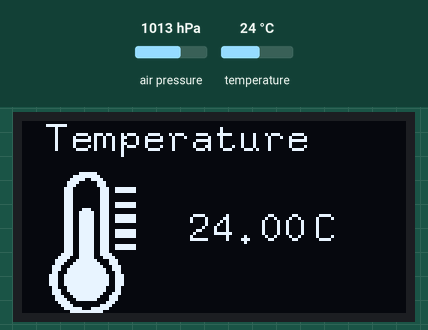
Simulated run of this sketch. Board: Arduino Uno, built with avr-gcc and run on an emulated ATmega328P. Parts: 128×64 one-colour display. Inputs (shaded band) come from the test bench; at power-on: air pressure 1013 hPa, temperature 24 °C. What the sketch prints to the serial monitor is not drawn.

Above: at 3.8 s.
3.9 s: air pressure set to 952 hPa
At 6.2 s:
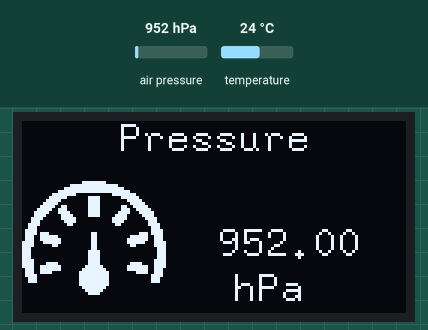
16.1 s: air pressure set to 1000 hPa
At 22.3 s:
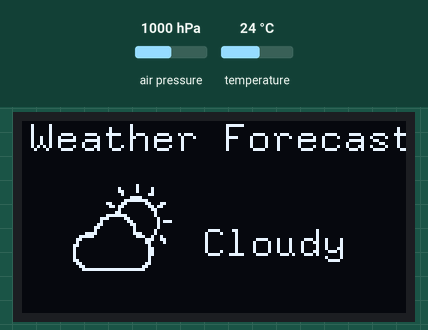
25.6 s: air pressure set to 1025 hPa
At 29.4 s:
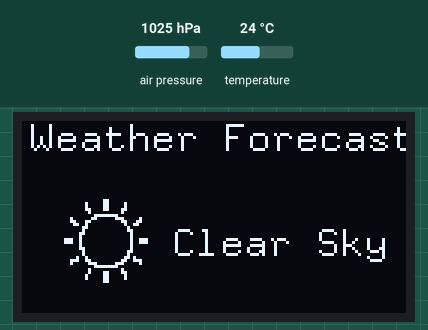
37.5 s: air pressure set to 995 hPa
At 44.0 s:
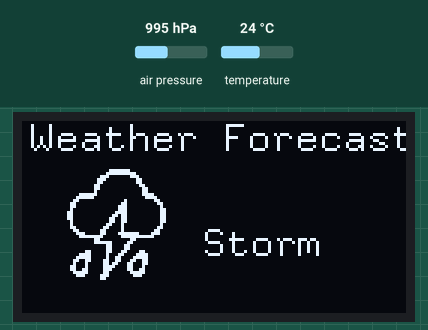
47.0 s: air pressure set to 997 hPa
At 50.7 s:
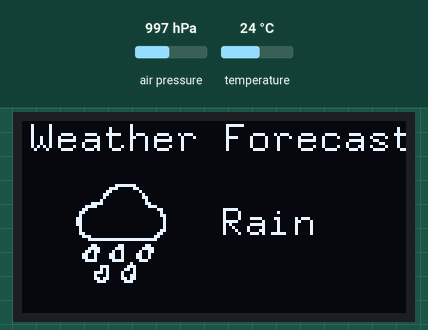
58.8 s: temperature set to 12 °C
At 60.9 s:
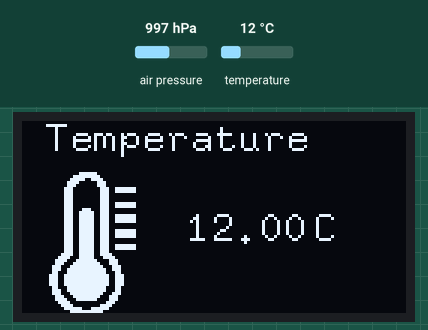
Timing chart, 0 to 62.4 s (numbered marks = the images above; inputs shaded):
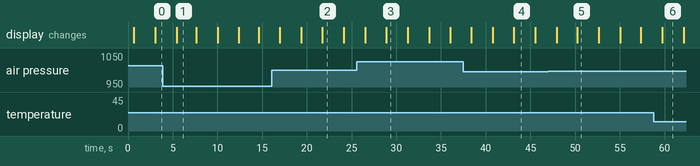

The sketch:

Arduino_weather_station.ino
```cpp
#include <Wire.h>
#include <SPI.h>
#include <Adafruit_Sensor.h>
#include <Adafruit_BMP280.h>
#define BMP_SCK 13
#define BMP_MISO 12
#define BMP_MOSI 11
#define BMP_CS 10

Adafruit_BMP280 bmp;

#include "U8glib.h"

U8GLIB_SSD1306_128X64 u8g(U8G_I2C_OPT_NONE|U8G_I2C_OPT_DEV_0); // I2C / TWI

float pressure;
float temp;
const uint8_t storm[] PROGMEM= {

0x00, 0x00, 0x00, 0x00, 0x00, 0x00, 0x00, 0x00, 0x00, 0xFE, 0x00, 0x00, 0x00, 0x00, 0x01, 0xFF,
0x80, 0x00, 0x00, 0x00, 0x07, 0x01, 0xC0, 0x00, 0x00, 0x00, 0x0E, 0x00, 0x60, 0x00, 0x00, 0x00,
0x0C, 0x00, 0x60, 0x00, 0x00, 0x00, 0x18, 0x00, 0x30, 0x00, 0x00, 0x00, 0x18, 0x00, 0x18, 0x00,
0x00, 0x00, 0x10, 0x00, 0x18, 0x00, 0x00, 0x03, 0xF0, 0x00, 0x1E, 0x00, 0x00, 0x07, 0xE0, 0x00,
0x0F, 0x00, 0x00, 0x0C, 0x00, 0x04, 0x01, 0x80, 0x00, 0x18, 0x00, 0x0C, 0x00, 0xC0, 0x00, 0x18,
0x00, 0x1C, 0x00, 0x40, 0x00, 0x10, 0x00, 0x1C, 0x00, 0x60, 0x00, 0x30, 0x00, 0x3C, 0x00, 0x60,
0x00, 0x30, 0x00, 0x6C, 0x00, 0x60, 0x00, 0x30, 0x00, 0xCC, 0x00, 0x60, 0x00, 0x10, 0x00, 0xCC,
0x00, 0x60, 0x00, 0x10, 0x01, 0x88, 0x00, 0x40, 0x00, 0x18, 0x03, 0x08, 0x00, 0xC0, 0x00, 0x0C,
0x06, 0x08, 0x01, 0x80, 0x00, 0x07, 0x06, 0x1F, 0xC3, 0x80, 0x00, 0x03, 0xFC, 0x0F, 0xFE, 0x00,
0x00, 0x00, 0x18, 0x01, 0x80, 0x00, 0x00, 0x00, 0x1F, 0x83, 0x00, 0x00, 0x00, 0x00, 0x01, 0x86,
0x00, 0x00, 0x00, 0x00, 0x01, 0x86, 0x00, 0x00, 0x00, 0x00, 0xC1, 0x8C, 0x30, 0x00, 0x00, 0x03,
0xC1, 0x18, 0x78, 0x00, 0x00, 0x07, 0xC1, 0x30, 0xF8, 0x00, 0x00, 0x0C, 0xC3, 0x31, 0x98, 0x00,
0x00, 0x08, 0x83, 0x63, 0x18, 0x00, 0x00, 0x18, 0x83, 0xC3, 0x10, 0x00, 0x00, 0x19, 0x83, 0x83,
0x30, 0x00, 0x00, 0x0F, 0x83, 0x01, 0xF0, 0x00, 0x00, 0x07, 0x07, 0x00, 0xE0, 0x00, 0x00, 0x00,
0x06, 0x00, 0x00, 0x00, 0x00, 0x00, 0x00, 0x00, 0x00, 0x00, 0x00, 0x00, 0x00, 0x00, 0x00, 0x00,
0x00, 0x00, 0x00, 0x00, 0x00, 0x00, 0x00, 0x00, 0x00, 0x00, 0x00, 0x00, 0x00, 0x00, 0x00, 0x00,
0x00, 0x00, 0x00, 0x00, 0x00, 0x00, 0x00, 0x00, 0x00, 0x00, 0x00, 0x00, 0x00, 0x00, 0x00, 0x00,
0x00, 0x00, 0x00, 0x00, 0x00, 0x00, 0x00, 0x00, 0x00, 0x00, 0x00, 0x00, 0x00, 0x00, 0x00, 0x00

};

const uint8_t presure[] PROGMEM = {
0x00, 0x00, 0x00, 0x00, 0x00, 0x00, 0x00, 0x00, 0x00, 0x00, 0x00, 0x00, 0x00, 0x00, 0x00, 0x00,
0x00, 0x00, 0x00, 0x00, 0x00, 0x00, 0x00, 0x00, 0x00, 0x00, 0x00, 0x00, 0x00, 0x00, 0x00, 0x00,
0x0F, 0xF0, 0x00, 0x00, 0x00, 0x00, 0xFF, 0xFF, 0x00, 0x00, 0x00, 0x03, 0xFF, 0xFF, 0xC0, 0x00,
0x00, 0x0F, 0xFF, 0xFF, 0xF0, 0x00, 0x00, 0x3F, 0xC0, 0x03, 0xFC, 0x00, 0x00, 0x7E, 0x03, 0xC0,
0x7E, 0x00, 0x00, 0xF8, 0x03, 0xC0, 0x1F, 0x00, 0x01, 0xF0, 0x03, 0xC0, 0x0F, 0x80, 0x03, 0xE6,
0x03, 0xC0, 0x67, 0xC0, 0x07, 0xCE, 0x03, 0xC0, 0x73, 0xE0, 0x0F, 0x8F, 0x03, 0xC0, 0xF1, 0xF0,
0x0F, 0x07, 0x83, 0xC1, 0xE0, 0xF0, 0x1E, 0x07, 0xC0, 0x03, 0xE0, 0x78, 0x1C, 0x03, 0xC0, 0x03,
0xC0, 0x38, 0x3C, 0x01, 0x80, 0x01, 0x80, 0x3C, 0x38, 0x00, 0x00, 0x00, 0x00, 0x1C, 0x78, 0x00,
0x00, 0x00, 0x00, 0x1E, 0x7B, 0x80, 0x01, 0x80, 0x01, 0xDE, 0x73, 0xF0, 0x01, 0x80, 0x0F, 0xCE,
0x73, 0xF8, 0x01, 0x80, 0x1F, 0xCE, 0xF1, 0xF8, 0x01, 0x80, 0x1F, 0x8F, 0xF0, 0x30, 0x01, 0x80,
0x0C, 0x0F, 0xE0, 0x00, 0x01, 0x80, 0x00, 0x07, 0xE0, 0x00, 0x03, 0xC0, 0x00, 0x07, 0xE0, 0x00,
0x03, 0xC0, 0x00, 0x07, 0xE0, 0x00, 0x03, 0xC0, 0x00, 0x07, 0xF0, 0x00, 0x03, 0xC0, 0x00, 0x0F,
0xF0, 0xF0, 0x03, 0xC0, 0x0F, 0x0F, 0xF3, 0xF8, 0x07, 0xE0, 0x1F, 0xCF, 0x73, 0xF8, 0x0F, 0xF0,
0x1F, 0xCE, 0x73, 0xC0, 0x1F, 0xF8, 0x03, 0xCE, 0x78, 0x00, 0x1F, 0xF8, 0x00, 0x1E, 0x38, 0x00,
0x1F, 0xF8, 0x00, 0x1C, 0x38, 0x00, 0x1F, 0xF8, 0x00, 0x1C, 0x00, 0x00, 0x1F, 0xF8, 0x00, 0x00,
0x00, 0x00, 0x0F, 0xF0, 0x00, 0x00, 0x00, 0x00, 0x07, 0xE0, 0x00, 0x00, 0x00, 0x00, 0x03, 0xC0,
0x00, 0x00, 0x00, 0x00, 0x00, 0x00, 0x00, 0x00, 0x00, 0x00, 0x00, 0x00, 0x00, 0x00, 0x00, 0x00,
0x00, 0x00, 0x00, 0x00, 0x00, 0x00, 0x00, 0x00, 0x00, 0x00, 0x00, 0x00, 0x00, 0x00, 0x00, 0x00
};
const uint8_t rain[] PROGMEM = {

0x00, 0x00, 0x00, 0x00, 0x00, 0x00, 0x00, 0x00, 0x00, 0x00, 0x00, 0x00, 0x00, 0x00, 0x00, 0x00,
0x00, 0x00, 0x00, 0x00, 0x00, 0x00, 0x00, 0x00, 0x00, 0x00, 0x00, 0x00, 0x00, 0x00, 0x00, 0x00,
0x00, 0x00, 0x00, 0x00, 0x00, 0x00, 0x07, 0xF0, 0x00, 0x00, 0x00, 0x00, 0x1C, 0x18, 0x00, 0x00,
0x00, 0x00, 0x30, 0x04, 0x00, 0x00, 0x00, 0x00, 0x60, 0x02, 0x00, 0x00, 0x00, 0x00, 0x40, 0x03,
0x00, 0x00, 0x00, 0x00, 0x80, 0x01, 0x00, 0x00, 0x00, 0x07, 0x80, 0x01, 0x80, 0x00, 0x00, 0x1E,
0x00, 0x00, 0xE0, 0x00, 0x00, 0x30, 0x00, 0x00, 0x18, 0x00, 0x00, 0x60, 0x00, 0x00, 0x08, 0x00,
0x00, 0x40, 0x00, 0x00, 0x0C, 0x00, 0x00, 0xC0, 0x00, 0x00, 0x04, 0x00, 0x00, 0xC0, 0x00, 0x00,
0x04, 0x00, 0x00, 0xC0, 0x00, 0x00, 0x04, 0x00, 0x00, 0x40, 0x00, 0x00, 0x04, 0x00, 0x00, 0x40,
0x00, 0x00, 0x0C, 0x00, 0x00, 0x60, 0x00, 0x00, 0x18, 0x00, 0x00, 0x38, 0x00, 0x00, 0x30, 0x00,
0x00, 0x0F, 0xFF, 0xFF, 0xE0, 0x00, 0x00, 0x00, 0x00, 0x00, 0x00, 0x00, 0x00, 0x06, 0x03, 0x01,
0x80, 0x00, 0x00, 0x0F, 0x07, 0x03, 0xC0, 0x00, 0x00, 0x1B, 0x09, 0x04, 0xC0, 0x00, 0x00, 0x32,
0x19, 0x0C, 0x80, 0x00, 0x00, 0x32, 0x19, 0x0C, 0x80, 0x00, 0x00, 0x1E, 0x0F, 0x07, 0x00, 0x00,
0x00, 0x00, 0x00, 0x20, 0x00, 0x00, 0x00, 0x00, 0xE0, 0x70, 0x00, 0x00, 0x00, 0x00, 0xA0, 0xD0,
0x00, 0x00, 0x00, 0x03, 0xA1, 0x10, 0x00, 0x00, 0x00, 0x02, 0x21, 0x30, 0x00, 0x00, 0x00, 0x03,
0x61, 0xB0, 0x00, 0x00, 0x00, 0x01, 0xC0, 0xE0, 0x00, 0x00, 0x00, 0x00, 0x00, 0x00, 0x00, 0x00,
0x00, 0x00, 0x00, 0x00, 0x00, 0x00, 0x00, 0x00, 0x00, 0x00, 0x00, 0x00, 0x00, 0x00, 0x00, 0x00,
0x00, 0x00, 0x00, 0x00, 0x00, 0x00, 0x00, 0x00, 0x00, 0x00, 0x00, 0x00, 0x00, 0x00, 0x00, 0x00,
0x00, 0x00, 0x00, 0x00, 0x00, 0x00, 0x00, 0x00, 0x00, 0x00, 0x00, 0x00, 0x00, 0x00, 0x00, 0x00};

const uint8_t temperature[] PROGMEM = {

0x00, 0x00, 0x1F, 0x80, 0x00, 0x00, 0x00, 0x00, 0x7F, 0xC0, 0x00, 0x00, 0x00, 0x00, 0xF9, 0xE0,
0x00, 0x00, 0x00, 0x01, 0xE0, 0x70, 0x00, 0x00, 0x00, 0x01, 0xC0, 0x70, 0x00, 0x00, 0x00, 0x03,
0x80, 0x39, 0xFC, 0x00, 0x00, 0x03, 0x80, 0x39, 0xFC, 0x00, 0x00, 0x03, 0x80, 0x38, 0x00, 0x00,
0x00, 0x03, 0x80, 0x38, 0x00, 0x00, 0x00, 0x03, 0x80, 0x38, 0x00, 0x00, 0x00, 0x03, 0x80, 0x39,
0xFC, 0x00, 0x00, 0x03, 0x80, 0x39, 0xFC, 0x00, 0x00, 0x03, 0x8E, 0x38, 0x00, 0x00, 0x00, 0x03,
0x9F, 0x38, 0x00, 0x00, 0x00, 0x03, 0x9F, 0x39, 0xFC, 0x00, 0x00, 0x03, 0x9F, 0x39, 0xFC, 0x00,
0x00, 0x03, 0x9F, 0x39, 0xFC, 0x00, 0x00, 0x03, 0x9F, 0x38, 0x00, 0x00, 0x00, 0x03, 0x9F, 0x38,
0x00, 0x00, 0x00, 0x03, 0x9F, 0x39, 0xFC, 0x00, 0x00, 0x03, 0x9F, 0x39, 0xFC, 0x00, 0x00, 0x03,
0x9F, 0x39, 0xFC, 0x00, 0x00, 0x03, 0x9F, 0x38, 0x00, 0x00, 0x00, 0x03, 0x9F, 0x38, 0x00, 0x00,
0x00, 0x03, 0x9F, 0x39, 0xFC, 0x00, 0x00, 0x03, 0x9F, 0x39, 0xFC, 0x00, 0x00, 0x03, 0x9F, 0x38,
0x00, 0x00, 0x00, 0x07, 0x9F, 0x3C, 0x00, 0x00, 0x00, 0x0F, 0x1F, 0x1E, 0x00, 0x00, 0x00, 0x1E,
0x3F, 0x87, 0x00, 0x00, 0x00, 0x1C, 0x7F, 0xC7, 0x00, 0x00, 0x00, 0x38, 0xFF, 0xE3, 0x80, 0x00,
0x00, 0x39, 0xFF, 0xF3, 0x80, 0x00, 0x00, 0x31, 0xFF, 0xF1, 0x80, 0x00, 0x00, 0x73, 0xFF, 0xF9,
0xC0, 0x00, 0x00, 0x73, 0xFF, 0xF9, 0xC0, 0x00, 0x00, 0x73, 0xFF, 0xF9, 0xC0, 0x00, 0x00, 0x73,
0xFF, 0xF9, 0xC0, 0x00, 0x00, 0x31, 0xFF, 0xF1, 0x80, 0x00, 0x00, 0x39, 0xFF, 0xF1, 0x80, 0x00,
0x00, 0x38, 0xFF, 0xE3, 0x80, 0x00, 0x00, 0x1C, 0x7F, 0xC7, 0x00, 0x00, 0x00, 0x1E, 0x3F, 0x87,
0x00, 0x00, 0x00, 0x0F, 0x00, 0x0E, 0x00, 0x00, 0x00, 0x07, 0x80, 0x3C, 0x00, 0x00, 0x00, 0x03,
0xF1, 0xF8, 0x00, 0x00, 0x00, 0x00, 0xFF, 0xE0, 0x00, 0x00, 0x00, 0x00, 0x3F, 0x80, 0x00, 0x00

};

const uint8_t sunny[] PROGMEM = {
0x00, 0x00, 0x00, 0x00, 0x00, 0x00, 0x00, 0x00, 0x00, 0x00, 0x00, 0x00, 0x00, 0x00, 0x00, 0x00,
0x00, 0x00, 0x00, 0x00, 0x00, 0x00, 0x00, 0x00, 0x00, 0x00, 0x00, 0x00, 0x00, 0x00, 0x00, 0x00,
0x00, 0x00, 0x00, 0x00, 0x00, 0x00, 0x00, 0x00, 0x00, 0x00, 0x00, 0x00, 0x00, 0x00, 0x00, 0x00,
0x00, 0x00, 0x00, 0x00, 0x00, 0x00, 0x00, 0x00, 0x00, 0x00, 0x00, 0x00, 0x00, 0x00, 0x00, 0x00,
0x00, 0x00, 0x00, 0x00, 0x03, 0x00, 0x00, 0x00, 0x00, 0x00, 0x83, 0x04, 0x00, 0x00, 0x00, 0x00,
0x83, 0x04, 0x00, 0x00, 0x00, 0x00, 0xC3, 0x0C, 0x00, 0x00, 0x00, 0x00, 0x40, 0x08, 0x00, 0x00,
0x00, 0x00, 0x1F, 0xE0, 0x00, 0x00, 0x00, 0x10, 0x30, 0x38, 0x20, 0x00, 0x00, 0x18, 0xC0, 0x0C,
0x60, 0x00, 0x00, 0x0C, 0x80, 0x04, 0xC0, 0x00, 0x00, 0x01, 0x80, 0x02, 0x00, 0x00, 0x00, 0x01,
0x00, 0x03, 0x00, 0x00, 0x00, 0x03, 0x00, 0x01, 0x00, 0x00, 0x00, 0x02, 0x00, 0x01, 0x00, 0x00,
0x00, 0x72, 0x00, 0x01, 0x38, 0x00, 0x00, 0x72, 0x00, 0x01, 0x38, 0x00, 0x00, 0x02, 0x00, 0x01,
0x00, 0x00, 0x00, 0x03, 0x00, 0x01, 0x00, 0x00, 0x00, 0x01, 0x00, 0x03, 0x00, 0x00, 0x00, 0x01,
0x00, 0x02, 0x00, 0x00, 0x00, 0x04, 0x80, 0x06, 0x80, 0x00, 0x00, 0x1C, 0xC0, 0x0C, 0xE0, 0x00,
0x00, 0x10, 0x70, 0x38, 0x20, 0x00, 0x00, 0x00, 0x1F, 0xE0, 0x00, 0x00, 0x00, 0x00, 0x40, 0x08,
0x00, 0x00, 0x00, 0x00, 0x43, 0x0C, 0x00, 0x00, 0x00, 0x00, 0x83, 0x04, 0x00, 0x00, 0x00, 0x00,
0x83, 0x04, 0x00, 0x00, 0x00, 0x00, 0x03, 0x00, 0x00, 0x00, 0x00, 0x00, 0x00, 0x00, 0x00, 0x00,
0x00, 0x00, 0x00, 0x00, 0x00, 0x00, 0x00, 0x00, 0x00, 0x00, 0x00, 0x00, 0x00, 0x00, 0x00, 0x00,
0x00, 0x00, 0x00, 0x00, 0x00, 0x00, 0x00, 0x00, 0x00, 0x00, 0x00, 0x00, 0x00, 0x00, 0x00, 0x00,
0x00, 0x00, 0x00, 0x00, 0x00, 0x00, 0x00, 0x00, 0x00, 0x00, 0x00, 0x00, 0x00, 0x00, 0x00, 0x00

};

const uint8_t intro[] PROGMEM= {

0x00, 0x00, 0x00, 0x00, 0x00, 0x00, 0x00, 0x00, 0x00, 0x00, 0x00, 0x00, 0x00, 0x00, 0x00, 0x00,
0x00, 0x00, 0x00, 0x00, 0x00, 0x00, 0x00, 0x00, 0x00, 0x00, 0x00, 0x00, 0x00, 0x00, 0x00, 0x00,
0x00, 0x00, 0x00, 0x00, 0x00, 0x00, 0x00, 0x00, 0x00, 0x00, 0x00, 0x00, 0x00, 0x00, 0x00, 0x00,
0x00, 0x00, 0x00, 0x00, 0x00, 0x00, 0x00, 0x00, 0x00, 0x00, 0x00, 0x00, 0x00, 0x00, 0x00, 0x00,
0x00, 0x00, 0x00, 0x00, 0x00, 0x00, 0x00, 0x00, 0x00, 0x00, 0x00, 0x00, 0x00, 0x00, 0x00, 0x00,
0x00, 0x00, 0x00, 0x00, 0x00, 0x00, 0x00, 0x00, 0x00, 0x00, 0x00, 0x00, 0x00, 0x00, 0x00, 0x00,
0x00, 0x00, 0x00, 0x00, 0x00, 0x00, 0x00, 0x00, 0x00, 0x00, 0x00, 0x00, 0x00, 0x00, 0x00, 0x00,
0x00, 0x00, 0x00, 0x00, 0x00, 0x00, 0x00, 0x00, 0x00, 0x00, 0x00, 0x00, 0x00, 0x00, 0x00, 0x00,
0x00, 0x00, 0x00, 0x00, 0x00, 0x00, 0x00, 0x00, 0x00, 0x00, 0x00, 0x00, 0x00, 0x00, 0x00, 0x00,
0x00, 0x07, 0x81, 0xFB, 0xE1, 0xFC, 0x7E, 0xE0, 0x01, 0xFC, 0x7F, 0x1F, 0x06, 0xF8, 0x00, 0x00,
0x00, 0x0F, 0xC0, 0xF9, 0xF0, 0xF8, 0x3E, 0x70, 0x00, 0xF8, 0x3F, 0x0E, 0x1C, 0x38, 0x00, 0x00,
0x00, 0x0F, 0xC0, 0xF8, 0xF8, 0xF8, 0x3E, 0x38, 0x00, 0xF8, 0x1F, 0x84, 0x3C, 0x18, 0x00, 0x00,
0x00, 0x0F, 0xC0, 0xF8, 0xF8, 0xF8, 0x3E, 0x3C, 0x00, 0xF8, 0x1F, 0xC4, 0x3C, 0x18, 0x00, 0x00,
0x00, 0x1F, 0xC0, 0xF8, 0xF8, 0xF8, 0x3E, 0x3C, 0x00, 0xF8, 0x1F, 0xC4, 0x7C, 0x08, 0x00, 0x00,
0x00, 0x1F, 0xE0, 0xF8, 0xF8, 0xF8, 0x3E, 0x3E, 0x00, 0xF8, 0x17, 0xE4, 0x7C, 0x08, 0x00, 0x00,
0x00, 0x1B, 0xE0, 0xF8, 0xF0, 0xF8, 0x3E, 0x3E, 0x00, 0xF8, 0x17, 0xE4, 0x7C, 0x00, 0x00, 0x00,
0x00, 0x1B, 0xE0, 0xFB, 0x80, 0xF8, 0x3E, 0x3E, 0x00, 0xF8, 0x13, 0xF4, 0x7C, 0x00, 0x00, 0x00,
0x00, 0x33, 0xE0, 0xF9, 0xE0, 0xF8, 0x3E, 0x3E, 0x00, 0xF8, 0x13, 0xF4, 0x7C, 0x00, 0x00, 0x00,
0x00, 0x33, 0xF0, 0xF8, 0xF8, 0xF8, 0x3E, 0x3E, 0x00, 0xF8, 0x11, 0xFC, 0x7C, 0x00, 0x00, 0x00,
0x00, 0x31, 0xF0, 0xF8, 0xF8, 0xF8, 0x3E, 0x3E, 0x00, 0xF8, 0x10, 0xFC, 0x7C, 0x00, 0x00, 0x00,
0x00, 0x7F, 0xF0, 0xF8, 0xF8, 0xF8, 0x3E, 0x3C, 0x00, 0xF8, 0x10, 0xFC, 0x7C, 0x08, 0x60, 0x00,
0x00, 0x61, 0xF0, 0xF8, 0xF8, 0xF8, 0x3E, 0x3C, 0x00, 0xF8, 0x10, 0x7C, 0x7C, 0x08, 0xF0, 0x00,
0x00, 0xE1, 0xF8, 0xF8, 0xF8, 0xF8, 0x3E, 0x38, 0x00, 0xF8, 0x10, 0x7C, 0x3C, 0x18, 0xF0, 0x00,
0x00, 0xE1, 0xF8, 0xF9, 0xF0, 0xF8, 0x3E, 0x70, 0x00, 0xF8, 0x38, 0x3C, 0x1C, 0x30, 0xF0, 0x00,
0x01, 0xF3, 0xFD, 0xFB, 0xE1, 0xFC, 0x7E, 0xE0, 0x01, 0xFC, 0x7C, 0x3C, 0x0E, 0xE0, 0x60, 0x00,
0x00, 0x00, 0x00, 0x00, 0x00, 0x00, 0x00, 0x00, 0x00, 0x00, 0x00, 0x00, 0x00, 0x00, 0x00, 0x00,
0x00, 0x00, 0x00, 0x00, 0x00, 0x00, 0x00, 0x00, 0x00, 0x00, 0x00, 0x00, 0x00, 0x00, 0x00, 0x00,
0x00, 0x00, 0x00, 0x00, 0x00, 0x00, 0x00, 0x00, 0x00, 0x00, 0x00, 0x00, 0x00, 0x00, 0x00, 0x00,
0x00, 0x00, 0x00, 0x00, 0x00, 0x00, 0x00, 0x00, 0x00, 0x00, 0x00, 0x00, 0x00, 0x00, 0x00, 0x00,
0x00, 0x00, 0x00, 0x00, 0x00, 0x00, 0x00, 0x00, 0x00, 0x00, 0x00, 0x00, 0x00, 0x00, 0x00, 0x00,
0x00, 0x00, 0x00, 0x00, 0x00, 0x00, 0x00, 0x00, 0x00, 0x00, 0x00, 0x00, 0x00, 0x00, 0x00, 0x00,
0x00, 0x00, 0x00, 0x00, 0x00, 0x00, 0x00, 0x00, 0x00, 0x00, 0x00, 0x00, 0x00, 0x00, 0x00, 0x00,
0x00, 0x00, 0x00, 0x00, 0x00, 0x00, 0x00, 0x00, 0x00, 0x00, 0x00, 0x00, 0x00, 0x00, 0x00, 0x00,
0x00, 0x00, 0x00, 0x00, 0x00, 0x00, 0x00, 0x00, 0x00, 0x00, 0x00, 0x00, 0x00, 0x00, 0x00, 0x00,
0x00, 0x00, 0x00, 0x00, 0x00, 0x00, 0x00, 0x00, 0x00, 0x00, 0x00, 0x00, 0x00, 0x00, 0x00, 0x00,
0x00, 0x00, 0x00, 0x00, 0x00, 0x00, 0x00, 0x00, 0x00, 0x00, 0x00, 0x00, 0x00, 0x00, 0x00, 0x00,
0x00, 0x00, 0x00, 0x00, 0x00, 0x00, 0x00, 0x00, 0x00, 0x00, 0x00, 0x00, 0x00, 0x00, 0x00, 0x00,
0x00, 0x00, 0x00, 0x00, 0x00, 0x00, 0x00, 0x00, 0x00, 0x00, 0x00, 0x00, 0x00, 0x00, 0x00, 0x00,
0x00, 0x00, 0x00, 0x00, 0x00, 0x00, 0x00, 0x00, 0x00, 0x00, 0x00, 0x00, 0x00, 0x00, 0x00, 0x00,
0x00, 0x00, 0x00, 0x00, 0x00, 0x00, 0x00, 0x00, 0x00, 0x00, 0x00, 0x00, 0x00, 0x00, 0x00, 0x00,
0x00, 0x00, 0x00, 0x00, 0x00, 0x00, 0x00, 0x00, 0x00, 0x00, 0x00, 0x00, 0x00, 0x00, 0x00, 0x00,
0x00, 0x00, 0x00, 0x00, 0x00, 0x00, 0x00, 0x00, 0x00, 0x00, 0x00, 0x00, 0x00, 0x00, 0x00, 0x00,
0x00, 0x00, 0x00, 0x00, 0x00, 0x00, 0x00, 0x00, 0x00, 0x00, 0x00, 0x00, 0x00, 0x00, 0x00, 0x00,
0x00, 0x00, 0x00, 0x00, 0x00, 0x00, 0x00, 0x00, 0x00, 0x00, 0x00, 0x00, 0x00, 0x00, 0x00, 0x00,
0x00, 0x00, 0x00, 0x00, 0x00, 0x00, 0x00, 0x00, 0x00, 0x00, 0x00, 0x00, 0x00, 0x00, 0x00, 0x00,
0x00, 0x00, 0x00, 0x00, 0x00, 0x00, 0x00, 0x00, 0x00, 0x00, 0x00, 0x00, 0x00, 0x00, 0x00, 0x00,
0x00, 0x00, 0x00, 0x00, 0x00, 0x00, 0x00, 0x00, 0x00, 0x00, 0x00, 0x00, 0x00, 0x00, 0x00, 0x00,
0x00, 0x00, 0x00, 0x00, 0x00, 0x00, 0x00, 0x00, 0x00, 0x00, 0x00, 0x00, 0x00, 0x00, 0x00, 0x00,
0x00, 0x00, 0x00, 0x00, 0x00, 0x00, 0x00, 0x00, 0x00, 0x00, 0x00, 0x00, 0x00, 0x00, 0x00, 0x00,
0x00, 0x00, 0x00, 0x00, 0x00, 0x00, 0x00, 0x00, 0x00, 0x00, 0x00, 0x00, 0x00, 0x00, 0x00, 0x00,
0x00, 0x00, 0x00, 0x00, 0x00, 0x00, 0x00, 0x00, 0x00, 0x00, 0x00, 0x00, 0x00, 0x00, 0x00, 0x00,
0x00, 0x00, 0x00, 0x00, 0x00, 0x00, 0x00, 0x00, 0x00, 0x00, 0x00, 0x00, 0x00, 0x00, 0x00, 0x00,
0x00, 0x00, 0x00, 0x00, 0x00, 0x00, 0x00, 0x00, 0x00, 0x00, 0x00, 0x00, 0x00, 0x00, 0x00, 0x00,
0x00, 0x00, 0x00, 0x00, 0x00, 0x00, 0x00, 0x00, 0x00, 0x00, 0x00, 0x00, 0x00, 0x00, 0x00, 0x00,
0x00, 0x00, 0x00, 0x00, 0x00, 0x00, 0x00, 0x00, 0x00, 0x00, 0x00, 0x00, 0x00, 0x00, 0x00, 0x00,
0x00, 0x00, 0x00, 0x00, 0x00, 0x00, 0x00, 0x00, 0x00, 0x00, 0x00, 0x00, 0x00, 0x00, 0x00, 0x00,
0x00, 0x00, 0x00, 0x00, 0x00, 0x00, 0x00, 0x00, 0x00, 0x00, 0x00, 0x00, 0x00, 0x00, 0x00, 0x00,
0x00, 0x00, 0x00, 0x00, 0x00, 0x00, 0x00, 0x00, 0x00, 0x00, 0x00, 0x00, 0x00, 0x00, 0x00, 0x00,
0x00, 0x00, 0x00, 0x00, 0x00, 0x00, 0x00, 0x00, 0x00, 0x00, 0x00, 0x00, 0x00, 0x00, 0x00, 0x00,
0x00, 0x00, 0x00, 0x00, 0x00, 0x00, 0x00, 0x00, 0x00, 0x00, 0x00, 0x00, 0x00, 0x00, 0x00, 0x00,
0x00, 0x00, 0x00, 0x00, 0x00, 0x00, 0x00, 0x00, 0x00, 0x00, 0x00, 0x00, 0x00, 0x00, 0x00, 0x00,
0x00, 0x00, 0x00, 0x00, 0x00, 0x00, 0x00, 0x00, 0x00, 0x00, 0x00, 0x00, 0x00, 0x00, 0x00, 0x00,
0x00, 0x00, 0x00, 0x00, 0x00, 0x00, 0x00, 0x00, 0x00, 0x00, 0x00, 0x00, 0x00, 0x00, 0x00, 0x00,
0x00, 0x00, 0x00, 0x00, 0x00, 0x00, 0x00, 0x00, 0x00, 0x00, 0x00, 0x00, 0x00, 0x00, 0x00, 0x00

};

const uint8_t cloudy[] PROGMEM= {

0x00, 0x00, 0x00, 0x00, 0x00, 0x00, 0x00, 0x00, 0x00, 0x00, 0x00, 0x00, 0x00, 0x00, 0x00, 0x00,
0x00, 0x00, 0x00, 0x00, 0x00, 0x00, 0x00, 0x00, 0x00, 0x00, 0x00, 0x00, 0x00, 0x00, 0x00, 0x00,
0x00, 0x00, 0x00, 0x00, 0x00, 0x00, 0x00, 0x08, 0x00, 0x00, 0x00, 0x00, 0x02, 0x08, 0x40, 0x00,
0x00, 0x00, 0x03, 0x08, 0x40, 0x00, 0x00, 0x00, 0x01, 0x00, 0xC0, 0x00, 0x00, 0x00, 0x00, 0x3C,
0x00, 0x00, 0x00, 0x00, 0x00, 0xFF, 0x00, 0x00, 0x00, 0x00, 0x31, 0x81, 0x8C, 0x00, 0x00, 0x00,
0x1B, 0x00, 0xD8, 0x00, 0x00, 0x00, 0x02, 0x00, 0x60, 0x00, 0x00, 0x00, 0x06, 0x00, 0x20, 0x00,
0x00, 0x00, 0x3F, 0x80, 0x20, 0x00, 0x00, 0x00, 0xE0, 0xC0, 0x10, 0x00, 0x00, 0x00, 0x80, 0x60,
0x17, 0x00, 0x00, 0x01, 0x80, 0x30, 0x10, 0x00, 0x00, 0x03, 0x00, 0x10, 0x10, 0x00, 0x00, 0x02,
0x00, 0x10, 0x20, 0x00, 0x00, 0x1E, 0x00, 0x1C, 0x20, 0x00, 0x00, 0x7C, 0x00, 0x0E, 0x48, 0x00,
0x00, 0xC0, 0x00, 0x01, 0xCC, 0x00, 0x00, 0x80, 0x00, 0x01, 0x84, 0x00, 0x01, 0x80, 0x00, 0x00,
0x80, 0x00, 0x01, 0x00, 0x00, 0x00, 0xC0, 0x00, 0x01, 0x00, 0x00, 0x00, 0xC0, 0x00, 0x01, 0x00,
0x00, 0x00, 0xC0, 0x00, 0x01, 0x00, 0x00, 0x00, 0x80, 0x00, 0x01, 0x80, 0x00, 0x00, 0x80, 0x00,
0x00, 0xC0, 0x00, 0x01, 0x80, 0x00, 0x00, 0x60, 0x00, 0x03, 0x00, 0x00, 0x00, 0x3F, 0xFF, 0xFE,
0x00, 0x00, 0x00, 0x00, 0x00, 0x00, 0x00, 0x00, 0x00, 0x00, 0x00, 0x00, 0x00, 0x00, 0x00, 0x00,
0x00, 0x00, 0x00, 0x00, 0x00, 0x00, 0x00, 0x00, 0x00, 0x00, 0x00, 0x00, 0x00, 0x00, 0x00, 0x00,
0x00, 0x00, 0x00, 0x00, 0x00, 0x00, 0x00, 0x00, 0x00, 0x00, 0x00, 0x00, 0x00, 0x00, 0x00, 0x00,
0x00, 0x00, 0x00, 0x00, 0x00, 0x00, 0x00, 0x00, 0x00, 0x00, 0x00, 0x00, 0x00, 0x00, 0x00, 0x00,
0x00, 0x00, 0x00, 0x00, 0x00, 0x00, 0x00, 0x00, 0x00, 0x00, 0x00, 0x00, 0x00, 0x00, 0x00, 0x00

};
void draw(void) {
// graphic commands to redraw the complete screen should be placed here

u8g.setFont(u8g_font_8x13);
u8g.setPrintPos(5,10);
u8g.print("Weather Station");

u8g.drawBitmapP( 0, 20, 16, 64,intro);
}

void draw_4(void){
pressure=bmp.readPressure()/100;

delay(1);
u8g.setPrintPos(32,10);
u8g.print("Pressure");
u8g.setPrintPos(65,45);
u8g.print(pressure);
u8g.setPrintPos(70,60);
u8g.print("hPa");
u8g.drawBitmapP( 0, 15, 6, 48,presure);

}

void draw_2(void){

u8g.setFont(u8g_font_8x13);

u8g.setPrintPos(0,10);
u8g.print(" Temperature");

u8g.setPrintPos(55,40);
u8g.print(temp);
u8g.setPrintPos(97,40);
u8g.print("C");
u8g.drawBitmapP( 0, 17, 6,48,temperature);
}

void draw3(void){
u8g.setPrintPos(3,10);
u8g.print("Weather Forecast");

if ((pressure<=1000.59)&&(pressure>998.5)){
u8g.drawBitmapP( 10, 15, 6, 48,cloudy);
u8g.setPrintPos(60,45);
u8g.print("Cloudy");
}
else if((pressure<998.5)&&(pressure>996.5))
{
u8g.drawBitmapP( 10, 15, 6, 48,rain);
u8g.setPrintPos(66,38);
u8g.print("Rain");}
else if((pressure>1000.6)&&(pressure<1050))
{
u8g.drawBitmapP( 5, 15, 6, 48,sunny);
u8g.setPrintPos(50,45);
u8g.print("Clear Sky");}
else if((pressure>990)&&(pressure<=996.4))
{
u8g.drawBitmapP( 5, 15, 6, 48,storm);
u8g.setPrintPos(60,45);
u8g.print("Storm");}

else{
u8g.setPrintPos(40,40);
u8g.print("Error!");
}

}
void setup() {
Serial.begin(9600);
Serial.println(F("BMP280 test"));

if (!bmp.begin()) {
Serial.println(F("Could not find a valid BMP280 sensor, check wiring!"));
// while (1);
}
u8g.firstPage(); // first page
do {
draw();
}
while( u8g.nextPage() );
delay(2000);

}

void loop() {
temp=bmp.readTemperature();
u8g.firstPage(); // second page
do {
draw_2();
}
while( u8g.nextPage() );
delay(2000);
u8g.firstPage(); // second page
do {
draw_4();
}
while( u8g.nextPage() );
delay(2000);
u8g.firstPage(); // second page
do {
draw3();
}
while( u8g.nextPage() );
delay(2000);
}
```

Measured:
- what the display in image 1 shows lasts 2.2 s, from 5.4 s to 7.6 s
- what the display in image 2 shows lasts 2.4 s, from 21.7 s to 24.1 s
